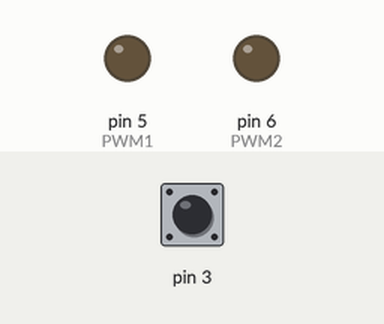
Simulated run of this sketch. Board: Arduino Uno, built with avr-gcc and run on an emulated ATmega328P. Shown: output pins drawn as LEDs (lit = HIGH). The inputs (shaded band) are chosen by the test bench; at power-on: pin 3 HIGH.

Above: at 1.2 s.
1.3 s: pin 3 pulled LOW for 1 s
At 1.87 s:
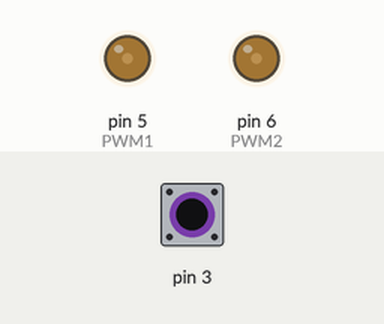
3.8 s: pin 3 pulled LOW for 0.15 s
At 3.95 s:
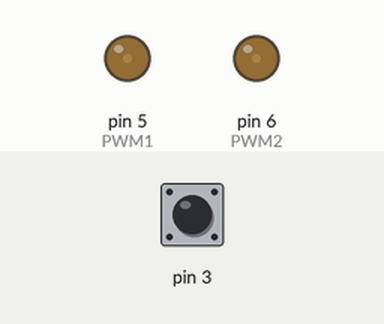
5.8 s: pin 3 pulled LOW for 0.15 s
At 7.6 s:
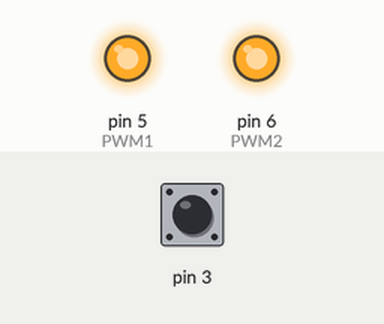
Timing chart, 0 to 9.1 s (numbered marks = the images above; inputs shaded):
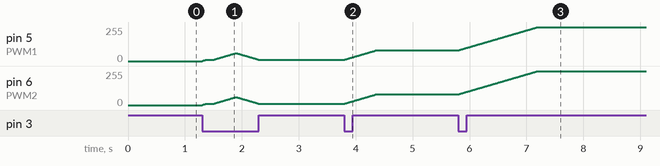

The sketch:

Capacitive_Plate_Dimmer.ino
```cpp
#include <CapacitiveSensor.h>
/*
   Capacitive plate dimmer sketch to PWM drive two MOSFETs for constant voltage LED strip dimming
   by: Frederik Brückner
   date: 2019-01-16
   license: MIT License - Feel free to use this code for any purpose.
   No restrictions. Just keep this license if you go on to use this code in your future endeavors! Reuse and share.
   Recommended MOSFET: IRL540
*/

volatile int count = 0;				    // Count button presses, initialize to zero
volatile int currentBrightness = 0;	// Keep track of last brightness level, initialize to zero
volatile int setLevel = 0;			  // Set new target brightness, initialize to zero
boolean BUTTON;     				      // Input button on pin 2
const int PWM1 = 5;					      // PWM pin to drive MOSFET on pin 5
const int PWM2 = 6;               // PWM pin to drive MOSFET on pin 6
const int full = 255;				      // Configure brightness levels
const int mid = 80;
const int low = 10;
const int fadeSpeed = 25;			    // Fade speed between brightness levels
const int timeOut = 8000;			    // Time frame for multi-click detection
const int longClick = 8000;			  // Hold button down for long click
const int threshold = 400;        // sensitivity threshhold for touch detection
const int sampleLength = 80;      // sample length in bytes
long sense;                       // sensor value array
unsigned long debounceDelay = 20; // software debounce time
unsigned long lastTouch = 0;      // when did the last touch register
volatile boolean state = false;		// Should the MOSFET be powered?
unsigned long time;					      // Keep track of loop time
unsigned long lastFade;				    // Keep track of fading time
CapacitiveSensor CS = CapacitiveSensor(2,3);            // Configure capacitive sensor

void setup() {
  //Serial.begin(9600);
  pinMode(PWM1, OUTPUT);				// Enable "PWM" as output pin
  pinMode(PWM2, OUTPUT);        // Enable "PWM" as output pin
  lastFade = 0;						// Initialize to zero
  analogWrite(PWM1, setLevel);		// Set PWM1 output to zero
  analogWrite(PWM2, setLevel);    // Set PWM2 output to zero
  // Set PWM frequency prescaler for D5 & D6
  // CAUTION! Changing timer 0 by changing the prescale factor on Timer0 will affect functions millis(), micros(), delay(),...
  TCCR0B = TCCR0B & B11111000 | B00000010;		// set timer 0 divisor to 8 for PWM frequency of 7812.50 Hz (8000 millis ~ 1 second)
  lastTouch = millis();
} //end setup

void loop() {
  sense = CS.capacitiveSensor(sampleLength);
  //Serial.println(sense);
  if (sense > threshold && (millis() - lastTouch) > debounceDelay){
      lastTouch = millis();
      buttonPressed();
    }

  time = millis();	// Global time keeping
  switch (count) {	// Finite state machine to set brightness target levels
    case 0:			// Off
      setLevel = 0;
      break;
    case 1:			// Low on
      setLevel = low;
      break;
    case 2:			// Medium on
      setLevel = mid;
      break;
    case 3:			// Full on
      setLevel = full;
      break;
  }
  fade(setLevel, time);
} // end loop

void buttonPressed() {
  static unsigned long lastInterrupt = 0;		// Time since last interrupt occurred
  unsigned long interruptTime = millis();		// Time when interrupt occurred
  // If interrupts come faster than 200ms, assume it's a bounce and ignore --> PWM prescaler fix x8
  if (interruptTime - lastInterrupt > 1600) {	// Count three button presses and roll over
    if (count >= 0 && count <3) {
      lastInterrupt = interruptTime;				// Reset debounce timer
      count++;
    }
    else if (count == 3) {						// If count exceeds 3, roll over to zero
      lastInterrupt = interruptTime;				// Reset debounce timer
      count = 0;
    }
  }
} // end buttonPressed

void fade(int Target, unsigned long thisTime) {	// Fade currentLevel to new value
  if (thisTime - lastFade >= fadeSpeed) {
    if (currentBrightness + 1 <= Target) {
      currentBrightness += 1;					// Increment currentBrightness
    }
    else if (currentBrightness > Target) {
        currentBrightness -= 1;					// Decrement currentBrightness
    }
    analogWrite(PWM1, currentBrightness);			// Set new brightness level
    analogWrite(PWM2, currentBrightness);      // Set new brightness level
    lastFade = thisTime;							// Reset fade delay
  }
} // end fade
```

Measured:
- after the input at 1.3 s, pin 5 (PWM1), pin 6 (PWM2): rises from 0/255 to 60/255 in 0.60 s, then falls to 10/255 in 0.40 s
- after the input at 3.8 s, pin 5 (PWM1), pin 6 (PWM2): moves from 10/255 to 80/255 over 0.55 s, starting at once
- after the input at 5.8 s, pin 5 (PWM1), pin 6 (PWM2): moves from 80/255 to 255/255 over 1.4 s, starting at once
